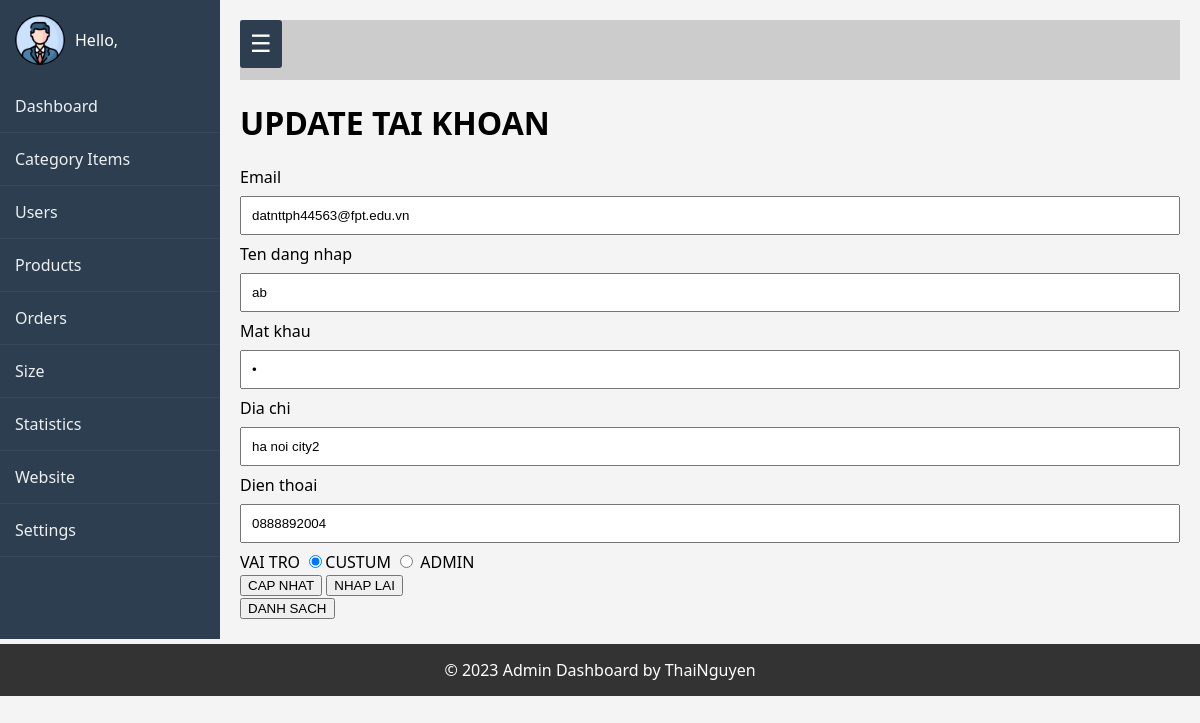
Screenshot of /admin/index.php?act=suatk&id=10 with the database file from the repository.
### tables this page shows
CREATE TABLE `taikhoan` (
  `id` int(11) NOT NULL,
  `user` varchar(50) NOT NULL,
  `pass` varchar(50) NOT NULL,
  `email` varchar(255) NOT NULL,
  `address` varchar(255) DEFAULT NULL,
  `tel` varchar(20) DEFAULT NULL,
  `role` tinyint(4) NOT NULL DEFAULT 0,
  `birthday` varchar(30) DEFAULT NULL
);

### model/pdo.php (called while the page is built, shortened)
<?php
function pdo_get_connection(){
    $dburl = "mysql:host=localhost;dbname=duan1;charset=utf8";
    $username = 'root';
    $password = '';
    $conn = new PDO($dburl, $username, $password);
    $conn->setAttribute(PDO::ATTR_ERRMODE, PDO::ERRMODE_EXCEPTION);
    return $conn;
}
function pdo_query_one($sql){
    $sql_args = array_slice(func_get_args(), 1);
    try{
        $conn = pdo_get_connection();
        $stmt = $conn->prepare($sql);
        $stmt->execute($sql_args);
        $row = $stmt->fetch(PDO::FETCH_ASSOC);
        return $row;
    }
    catch(PDOException $e){
        throw $e;
    }
    finally{
        unset($conn);
    }
}

### model/taikhoan.php (called while the page is built, shortened)
<?php
function loadone_taikhoan($id){
    $sql="select * from taikhoan where id=".$id;
    $tk=pdo_query_one($sql);
    return $tk;
}
?>

### admin/taikhoan/update.php (the view, shortened to what this page needs)
<?php
if(is_array($tk)) {
    extract($tk);
}
?>
<div class="row">
        <div class="row frmtitle">
            <h1>UPDATE TAI KHOAN</h1>
        </div>
        <div class="row frmcontent formtaikhoan">
        <form action="index.php?act=updatetk" method="post">
        <div class="row mb10" >
            Email
            <input type="email" name="email" value="<?=$email ?>">
          </div>
          <div class="row mb10" >
            Ten dang nhap
            <input type="text" name="user" value="<?=$user ?>">
          </div>
          <div class="row mb10" >
            Mat khau
            <input type="password" name="pass" value="<?=$pass ?>">
          </div>
          <div class="row mb10" >
            Dia chi
            <input type="text" name="address" value="<?=$address ?>">
          </div>
          <div class="row mb10" >
            Dien thoai
            <input type="text" name="tel" value="<?=$tel ?>">
          </div>
          <div class="row mb10" >
            VAI TRO
            <tr>
            <td><input type="radio" name="role" value="0" checked>CUSTUM</td>
            <td><input type="radio" name="role" value="1" > ADMIN</td>
          </tr>
          </div>
        <div class="row mb10 fl">
        <input type="submit" value="CAP NHAT" name="capnhat">
        <input type="reset" value="NHAP LAI">
        </div>
        <a href="index.php?act=dskh"><input type="button" value="DANH SACH"></a>
        </form>
        </div>
        </div>
      </div>

### admin/header.php (style rules this page uses)
body { margin: 0; font-family: 'Segoe UI', Tahoma, Geneva, Verdana, sans-serif; background-color: #f4f4f4; display: flex; flex-direction: column; }
input[type="text"], input[type="number"], input[type="password"], input[type="email"], textarea { width: 100%; padding: 10px; margin: 8px 0; box-sizing: border-box; }

### rows the page displays
taikhoan: email "datnttph44563@fpt.edu.vn", user "ab", address "ha noi city2", tel "0888892004"
